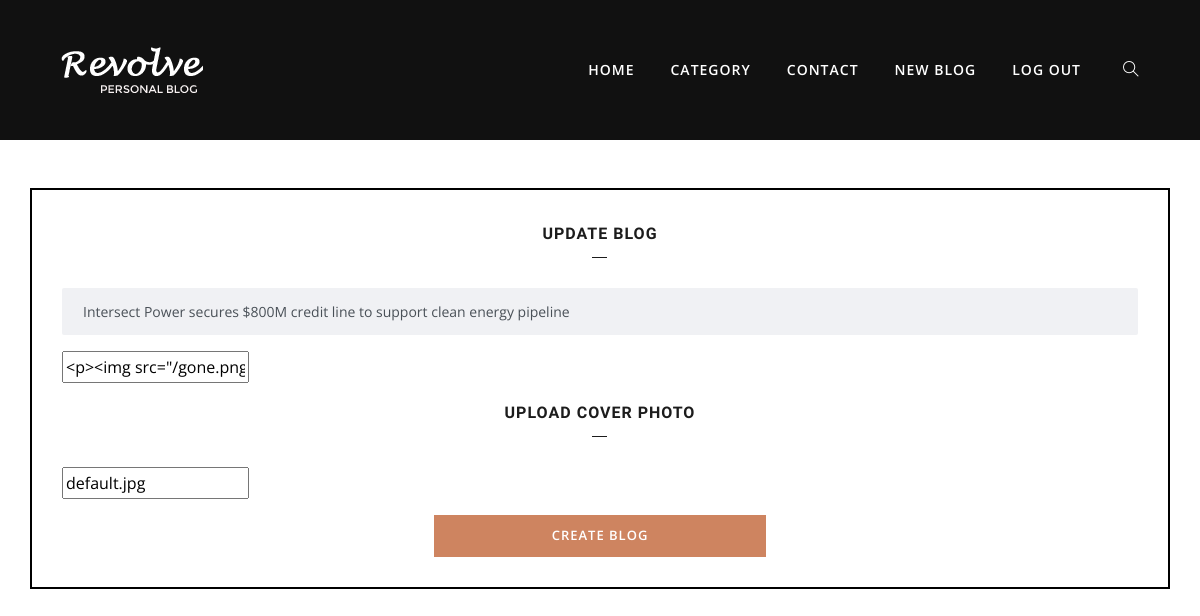
The page /blog/update/5/ (signed in) on the database its author committed.
### blogs/models.py (models this page shows, shortened)
class Blog(models.Model):
    title = models.CharField(max_length=100)
    body = RichTextUploadingField(blank=True, null=True)
    cover = models.ImageField(default="default.jpg",upload_to='cover-photos')
    date_posted = models.DateTimeField()
    author = models.ForeignKey(User, on_delete=models.CASCADE)

### blogs/views.py (the view, shortened to what this page needs)
# urls.py: path('blog/update/<int:bid>/', update_blog,name='update_blog'),
@login_required
def update_blog(request, bid):
    blog = Blog.objects.filter(id = bid).first()
    form = BlogForm( instance = blog )
    context = { 'form': form }
    return render(request, 'blogs/update_blog.html', context)

### blogs/forms.py
class BlogForm(forms.ModelForm):
    title = forms.CharField(max_length=100, widget=forms.TextInput(attrs={'class': 'form-control mb-2', 'placeholder': 'Enter title for your blog'}))
    body = forms.CharField(widget=CKEditorUploadingWidget(attrs={'class': 'form-control mb-2', 'placeholder': 'Write your blog here...'}))
    cover = forms.ImageField(widget=ImageUploaderWidget())
    class Meta:
        model = Blog
        fields = ('title', 'body', 'cover')

### blogs/templates/blogs/update_blog.html (shortened to what this page needs)
{% extends 'blogs/base.html' %}
{% load static %}
{% block content %}
<section id="hero" class="d-flex align-items-center">
    <div class="container mt-5" data-aos="zoom-out" data-aos-delay="100" style="padding-top: 0%;">
      <div class="row">
            <div class="sidebar-widget subscribe mb-5 m-auto" style="width: 100%;">
              <form method="post" enctype="multipart/form-data">
                <h4 class="text-center widget-title">Update Blog</h4>
                <div class="form-group">
                    {{ form.title }}
                </div>
                <div class="form-group">
                    {{ form.body }}
                </div>
                <h4 class="text-center widget-title">Upload Cover photo</h4>
                {{ form.cover }}
                <div class="row justify-content-center">
                    <button type="submit" class="btn btn-primary d-block mt-3" style="width: 30%;">Create Blog</button>
                </div>
            </form>
            </div>
      </div>
    </div>
  </section>
{% endblock %}

### static/css/style.css (style rules this page uses)
body, p { font-family: "Open Sans", sans-serif; line-height: 26px; font-size: 16px; text-rendering: optimizeLegibility; color: #666; font-weight: 400; }
html { overflow-x: hidden; width: 100%; height: 100%; }
h1, .h1, h2, .h2, h3, .h3, h4, .h4, h5, .h5, h6, .h6 { color: #1c1c1c; font-weight: 600; font-family: "Unna", serif; }
h4, .h4 { font-size: 20px; line-height: 28px; }
body { background: #fff; color: #575769; }
html, body { height: 100%; }
.form-control { box-shadow: none; border: 1px solid transparent; padding: 12px 20px; background: #f0f1f4; font-size: 14px; border-radius: 2px; }
.btn { border-radius: 0px; padding: 10px 30px; font-weight: 600; text-transform: uppercase; color: #fff; transition: 350ms; letter-spacing: 1px; font-size: 13px; border: 1px solid transparent; }
.btn-primary { background: #ce8460; }
.sidebar-widget .widget-title { text-transform: uppercase; font-size: 16px; letter-spacing: 1px; position: relative; padding-bottom: 10px; margin-bottom: 30px; }
.sidebar-widget .widget-title:after { position: absolute; bottom: 0; overflow: hidden; width: 15px; height: 1px; border-top: 1px solid; content: ""; left: 50%; margin-left: -8px; }
.sidebar-widget.subscribe { border: 2px solid #000; padding: 30px; }

### rows shown on the page
Blog: title "Intersect Power secures $800M credit line to support clean energy pipeline", body "<p><img src=\"/gone.png", cover "default.jpg"
